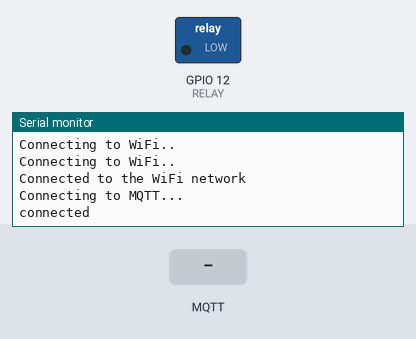
A sketch run on a simulated ESP8266 (NodeMCU). Parts: switched loads named in the sketch (green lamp = pin HIGH), the last lines printed to the serial monitor. The test bench sets the inputs (shaded band). WiFi joins after 1.5 s; servers stay silent unless stated; no MQTT or app messages arrive unless stated.

Above: at 2.8 s.
2.9 s: MQTT message "1" arrives on the first subscribed topic
At 3.6 s:
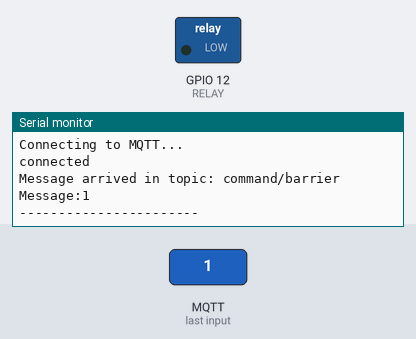
4.4 s: MQTT message "on" arrives on the first subscribed topic
At 4.7 s:
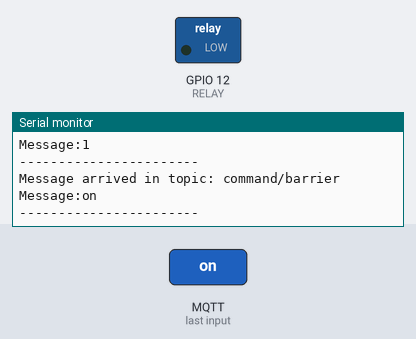
5.9 s: MQTT message "off" arrives on the first subscribed topic
At 7.1 s:
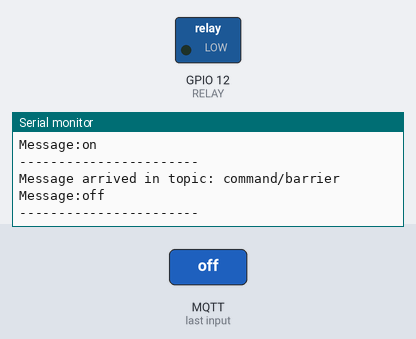

Measured:
- after the input at 2.9 s, the serial monitor: prints a new line at once (image 1)
- after the input at 4.4 s, the serial monitor: prints a new line at once (image 2)
- after the input at 5.9 s, the serial monitor: prints a new line at once (image 3)

The sketch:

smoothrBarrier.ino
```cpp
#include <ESP8266WiFi.h>
#include <PubSubClient.h>

#define RELAY  12                           // Port number for Relay (D6)

const char* ssid = "myWifi";
const char* password =  "myWifiPass";
const char* mqttServer = "my.cloudmqtt.com";
const int mqttPort = 17674;
const char* mqttUser = "mqttuser";
const char* mqttPassword = "mqttpass";

WiFiClient espClient;
PubSubClient client(espClient);

void setup() {

  Serial.begin(115200);

  pinMode(RELAY, OUTPUT);
  digitalWrite(RELAY, LOW);

  // Disable wifi AP
  WiFi.softAPdisconnect();
  WiFi.disconnect();
  WiFi.mode(WIFI_STA);
  delay(100);

  WiFi.begin(ssid, password);

  while (WiFi.status() != WL_CONNECTED) {
    delay(500);
    Serial.println("Connecting to WiFi..");
  }
  Serial.println("Connected to the WiFi network");

  client.setServer(mqttServer, mqttPort);
  client.setCallback(callback);

  while (!client.connected()) {
    Serial.println("Connecting to MQTT...");

    if (client.connect("ESP8266Client", mqttUser, mqttPassword )) {
      Serial.println("connected");
    } else {
      Serial.print("failed with state ");
      Serial.print(client.state());
      delay(2000);
    }
  }

  client.publish("log/barrier", "esp is connected...");
  client.subscribe("command/barrier");
}

void callback(char* topic, byte* payload, unsigned int length) {
  Serial.print("Message arrived in topic: ");
  Serial.println(topic);

  Serial.print("Message:");
  for (int i = 0; i < length; i++) {
    Serial.print((char)payload[i]);
  }
  // if receive command
  // Set relay for 2 second
  // digitalWrite(RELAY, HIGH);   // Turn the LED on (Note that LOW is the voltage level
  // delay(2000);
  // digitalWrite(RELAY, LOW);  // Turn the LED off by making the voltage HIGH


  client.publish("answer/barrier", "Ok");
  Serial.println();
  Serial.println("-----------------------");
}

void loop() {
  client.loop();
}
```
